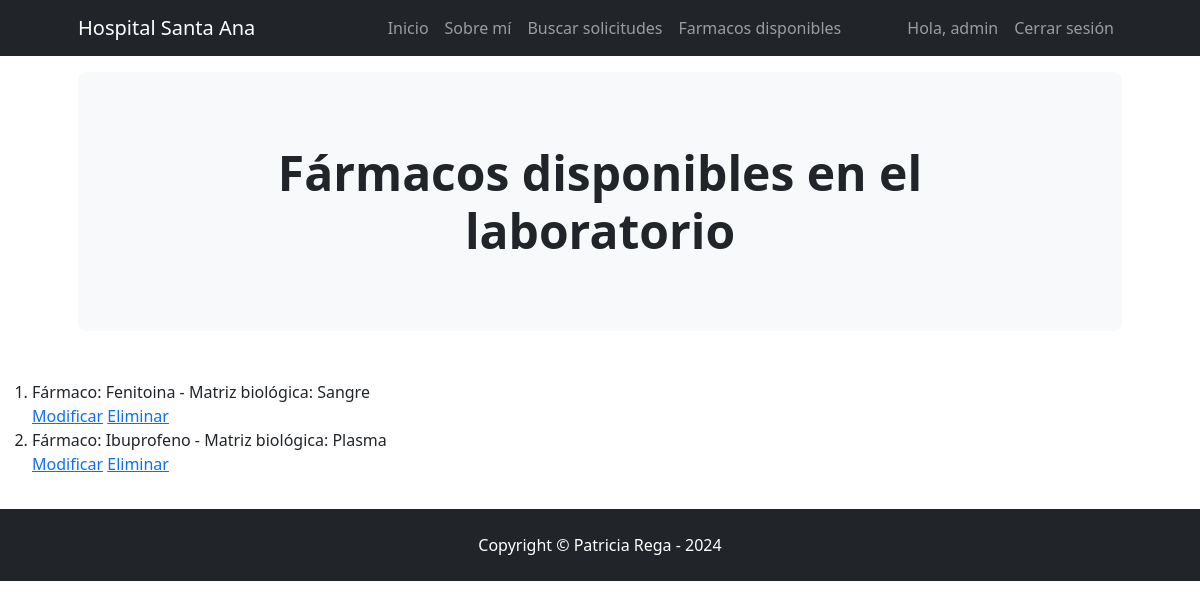
The app's page /AppCoder/ver_farmaco/ (signed in) with its own data.
### AppCoder/models.py (models this page shows, shortened)
class Farmaco(models.Model):
    nombre = models.CharField(max_length=30)
    matriz_biologica = models.CharField(max_length=30)

### AppCoder/views.py (the view)
# urls.py: path("ver_farmaco/", ver_farmaco, name = 'ver farmaco'),
def ver_farmaco(request):
    todos_farmacos = Farmaco.objects.all()
    return render(request, "ver_farmaco.html", {"total":todos_farmacos})

### AppCoder/templates/ver_farmaco.html
{% extends "padre.html" %}
{% block encabezado %}
Fármacos disponibles en el laboratorio
{% endblock %}
{% block cuerpo %}
<ol>
    {% for valor in total %}
    <li> Fármaco: {{valor.nombre}} - Matriz biológica: {{valor.matriz_biologica}} </li>
    <a href="{% url 'Editar farmaco' valor.id %}">Modificar</a>
    <a href="{% url 'Eliminar farmaco' valor.id %}">Eliminar</a>
    {% endfor %}
</ol>
{% endblock %}

### AppCoder/templates/padre.html (shortened to what this page needs)
<!DOCTYPE html>
<html lang="en">
<head>
    {% load static %}
    <link href="https://cdn.jsdelivr.net/npm/bootstrap-icons@1.4.1/font/bootstrap-icons.css" rel="stylesheet" />
    <link href="{% static '/css/styles.css' %}" rel="stylesheet" />
</head>
<body>
<nav class="navbar navbar-expand-lg navbar-dark bg-dark">
    <div class="container px-lg-5">
        <a class="navbar-brand" href="{% url 'Inicio'%}">Hospital Santa Ana</a>
        <div class="collapse navbar-collapse" id="navbarSupportedContent">
            <ul class="navbar-nav ms-auto mb-2 mb-lg-0">
                <li class="nav-item"><a class="nav-link" aria-current="page" href="{% url 'Inicio'%}">Inicio</a></li>
                <li class="nav-item"><a class="nav-link" href="{% url 'Sobre mi'%}">Sobre mí</a></li>
                <li class="nav-item"><a class="nav-link" href="{% url 'buscar solicitudes'%}">Buscar solicitudes</a></li>
                <li class="nav-item"><a class="nav-link" href="{% url 'ver farmaco'%}">Farmacos disponibles</a></li>
                {% if user.is_authenticated %}
                    <li class="nav-item">
                        <div class="d-flex align-items-center">
                            <div class="avatar-circle">
                            </div>
                            <span class="nav-link">Hola, {{ user.username }}</span>
                        </div>
                    </li>
                    <li class="nav-item"><a class="nav-link" href="{% url 'Cerrar sesion'%}">Cerrar sesión</a></li>
                {% else %}
                    <li class="nav-item"><a class="nav-link" href="{% url 'Iniciar sesion'%}?next={{ request.path }}">Iniciar sesión</a></li>
                    <li class="nav-item"><a class="nav-link" href="{% url 'Crear usuario'%}">Crear usuario</a></li>
                {% endif %}
            </ul>
        </div>
    </div>
</nav>
<header class="py-3">
    <div class="container px-lg-5">
        <div class="p-4 p-lg-5 bg-light rounded-3 text-center">
            <div class="m-4 m-lg-4">
                <h1 class="display-5 fw-bold">
                    {% block encabezado %}
                    {% endblock %}
                </h1>
            </div>
        </div>
    </div>
</header>
<hr style="border: none; border-top: 1px solid transparent;">
<div>
    {% block cuerpo %}
    {% endblock %}
</div>
<hr style="border: none; border-top: 1px solid transparent;">
<footer class="py-4 bg-dark">
    <div class="container"><p class="m-0 text-center text-white">Copyright &copy; Patricia Rega - 2024</p></div>
</footer>
</body>
</html>

### AppCoder/templates/padre.html (style rules this page uses)
.avatar-circle { width: 40px; height: 40px; border-radius: 50%; overflow: hidden; margin-right: 10px; }

### records on screen
Farmaco: nombre "Fenitoina", matriz_biologica "Sangre"
Farmaco: nombre "Ibuprofeno", matriz_biologica "Plasma"

### other values on screen
{{ user.username }} "admin"
